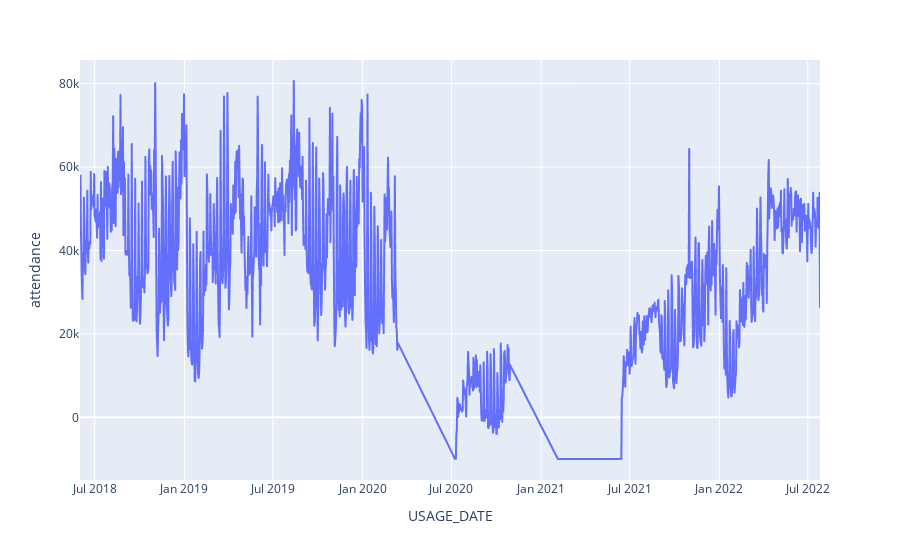

Source (notebook cell):
### Code cell
attendance.to_pandas().plot(x= 'USAGE_DATE', y='attendance')

### Figure 1 — Plotly figure (JSON) as saved in the notebook; plotly's stock layout.template omitted (floating-point values rounded to 4 significant figures; data arrays with more than 128 entries replaced by an {"elided": "..."} marker saying what was removed)
{"data": [{"hovertemplate": "USAGE_DATE=%{x}<br>attendance=%{y}<extra></extra>", "legendgroup": "", "line": {"color": "#636efa", "dash": "solid"}, "marker": {"symbol": "circle"}, "mode": "lines", "name": "", "showlegend": false, "type": "scattergl", "x": {"elided": "1182 str values"}, "xaxis": "x", "y": {"elided": "1182 int values"}, "yaxis": "y"}], "layout": {"legend": {"tracegroupgap": 0}, "margin": {"t": 60}, "xaxis": {"anchor": "y", "domain": [0, 1], "title": {"text": "USAGE_DATE"}}, "yaxis": {"anchor": "x", "domain": [0, 1], "title": {"text": "attendance"}}}}
